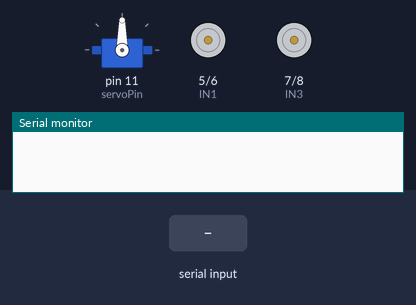
Simulated run of this sketch. Board: Arduino Uno, built with avr-gcc and run on an emulated ATmega328P. Shown: servo, motor-driver pin pairs drawn as motors (green arrow = first pin HIGH = forward, orange = second pin HIGH = backward, longer = more drive), the last lines printed to the serial monitor. Inputs (shaded band) come from the test bench.

Above: at 1.3 s.
1.4 s: "F\n" received over the second serial link
At 2.0 s:
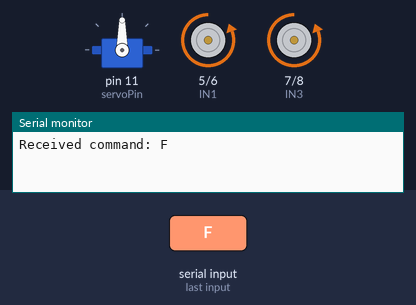
2.9 s: "L\n" received over the second serial link
At 3.07 s:
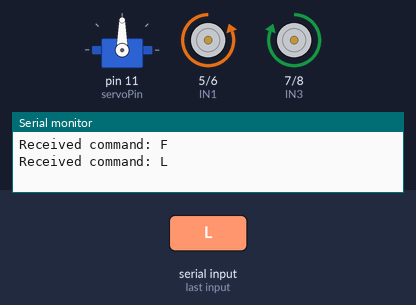
4.7 s: "R\n" received over the second serial link
At 4.87 s:
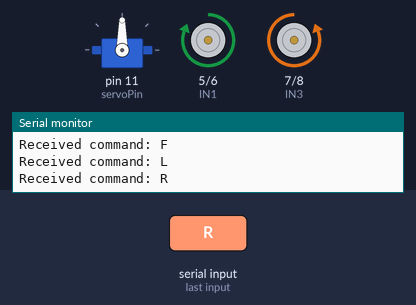
Timing chart, 0 to 7.7 s (numbered marks = the images above; inputs shaded):
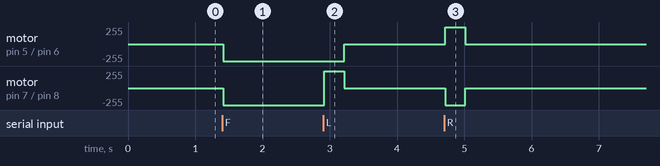

Measured:
- after the input at 1.4 s, motor on pin 5 (IN1) / pin 6 (IN2), motor on pin 7 (IN3) / pin 8 (IN4): stopped → backward 255/255 at once
- after the input at 2.9 s, motor on pin 5 (IN1) / pin 6 (IN2): backward 255/255 → stopped after 0.32 s; motor on pin 7 (IN3) / pin 8 (IN4): backward 255/255 → forward 255/255 at once, → stopped 0.30 s later
- after the input at 4.7 s, motor on pin 5 (IN1) / pin 6 (IN2): stopped → forward 255/255 at once, → stopped 0.30 s later; motor on pin 7 (IN3) / pin 8 (IN4): stopped → backward 255/255 at once, → stopped 0.30 s later

The sketch:

CarRobot.ino
```cpp
#include <Servo.h>
#include <SoftwareSerial.h>

SoftwareSerial BT(9, 10); // RX, TX for Bluetooth

// Motor pins
const int IN1 = 5; // Right motor forward
const int IN2 = 6; // Right motor backward
const int IN3 = 7; // Left motor forward
const int IN4 = 8; // Left motor backward

// Ultrasonic sensor pins
const int trigPin = 2;
const int echoPin = 3;

// IR sensor
const int irSensorPin = 4;

// Servo motor
Servo myServo;
const int servoPin = 11;

// Settings
int safeDistance = 20;
bool autoMode = false;
String btCommand = ""; // Store incoming Bluetooth commands

void setup() {
  // Initialize motor pins
  pinMode(IN1, OUTPUT);
  pinMode(IN2, OUTPUT);
  pinMode(IN3, OUTPUT);
  pinMode(IN4, OUTPUT);
  stopMoving(); // Ensure motors are off initially

  // Initialize sensors
  pinMode(trigPin, OUTPUT);
  pinMode(echoPin, INPUT);
  pinMode(irSensorPin, INPUT);

  // Initialize servo
  myServo.attach(servoPin);
  myServo.write(90); // Center position

  // Initialize serial communications
  Serial.begin(9600);
  BT.begin(9600);

  // Send welcome message
  BT.println("Arduino Car Ready");
  BT.println("Commands:");
  BT.println("F - Forward");
  BT.println("B - Backward");
  BT.println("L - Left");
  BT.println("R - Right");
  BT.println("S - Stop");
  BT.println("A - Auto Mode");
  BT.println("Z - Spin Around");
}

void loop() {
  // Check for Bluetooth commands
  while (BT.available()) {
    char c = BT.read();

    // Store characters until newline
    if (c != '\n') {
      btCommand += c;
    }
    else {
      processCommand(btCommand);
      btCommand = ""; // Reset for next command
    }
  }

  // Autonomous mode operation
  if (autoMode) {
    autonomousNavigation();
  }
}

void processCommand(String command) {
  command.trim(); // Remove whitespace
  command.toUpperCase(); // Convert to uppercase

  Serial.print("Received command: ");
  Serial.println(command);
  BT.print("Executing: ");
  BT.println(command);

  // Process single-character commands
  if (command.length() == 1) {
    switch (command[0]) {
      case 'F': moveForward(); autoMode = false; break;
      case 'B': moveBackward(); autoMode = false; break;
      case 'L': turnLeft(); autoMode = false; break;
      case 'R': turnRight(); autoMode = false; break;
      case 'S': stopMoving(); autoMode = false; break;
      case 'A':
        autoMode = true;
        BT.println("Autonomous mode activated");
        break;
      case 'Z': spinAround(); autoMode = false; break;
      default:
        BT.println("Unknown command");
    }
  }
}

// Movement functions (same as before)
void moveForward() {
  digitalWrite(IN1, LOW);
  digitalWrite(IN2, HIGH);
  digitalWrite(IN3, LOW);
  digitalWrite(IN4, HIGH);
  BT.println("Moving Forward");
}

void moveBackward() {
  if (!isObstacleBehind()) {
    digitalWrite(IN1, LOW);
    digitalWrite(IN2, HIGH);
    digitalWrite(IN3, LOW);
    digitalWrite(IN4, HIGH);
    BT.println("Moving Backward");
  } else {
    stopMoving();
    BT.println("Obstacle detected behind!");
  }
}

void turnLeft() {
  digitalWrite(IN1, LOW);
  digitalWrite(IN2, HIGH);
  digitalWrite(IN3, HIGH);
  digitalWrite(IN4, LOW);
  delay(300); // Turn duration
  stopMoving();
  BT.println("Turned Left");
}

void turnRight() {
  digitalWrite(IN1, HIGH);
  digitalWrite(IN2, LOW);
  digitalWrite(IN3, LOW);
  digitalWrite(IN4, HIGH);
  delay(300); // Turn duration
  stopMoving();
  BT.println("Turned Right");
}

void stopMoving() {
  digitalWrite(IN1, LOW);
  digitalWrite(IN2, LOW);
  digitalWrite(IN3, LOW);
  digitalWrite(IN4, LOW);
  BT.println("Stopped");
}

void spinAround() {
  digitalWrite(IN1, HIGH);
  digitalWrite(IN2, LOW);
  digitalWrite(IN3, LOW);
  digitalWrite(IN4, HIGH);
  delay(1000); // Spin duration
  stopMoving();
  BT.println("Spun Around");
}

// Sensor and autonomous functions (same as before)
bool isObstacleBehind() {
  return digitalRead(irSensorPin) == LOW;
}

long getDistance() {
  digitalWrite(trigPin, LOW);
  delayMicroseconds(2);
  digitalWrite(trigPin, HIGH);
  delayMicroseconds(10);
  digitalWrite(trigPin, LOW);
  long duration = pulseIn(echoPin, HIGH);
  return duration * 0.034 / 2;
}

void autonomousNavigation() {
  long distance = getDistance();
  BT.print("Distance: ");
  BT.println(distance);

  if (distance > safeDistance) {
    moveForward();
  } else {
    stopMoving();
    delay(300);

    // Check left
    myServo.write(150);
    delay(300);
    long leftDist = getDistance();

    // Check right
    myServo.write(30);
    delay(300);
    long rightDist = getDistance();

    myServo.write(90); // Center

    if (leftDist > rightDist && leftDist > safeDistance) {
      turnLeft();
    } else if (rightDist > safeDistance) {
      turnRight();
    } else {
      moveBackward();
      delay(500);
      spinAround();
    }
  }
}
```
